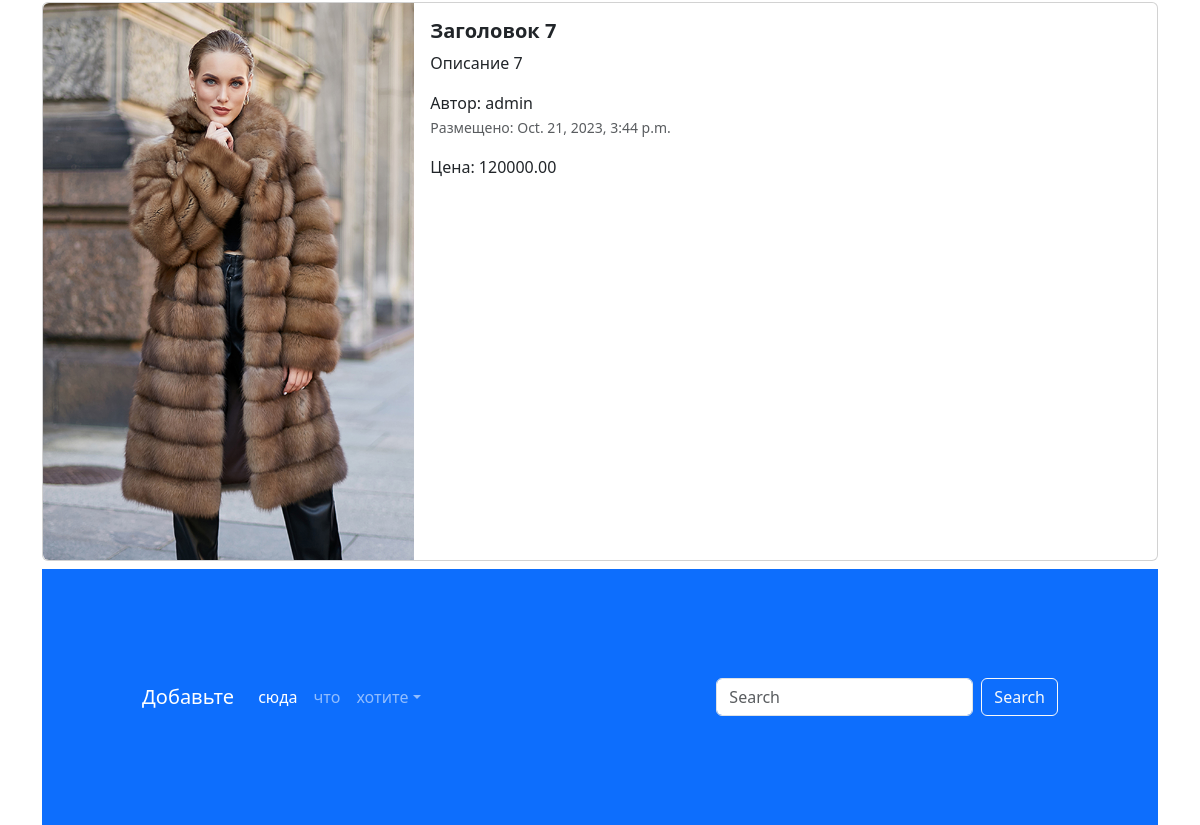
The app's page / (lower part), older data.
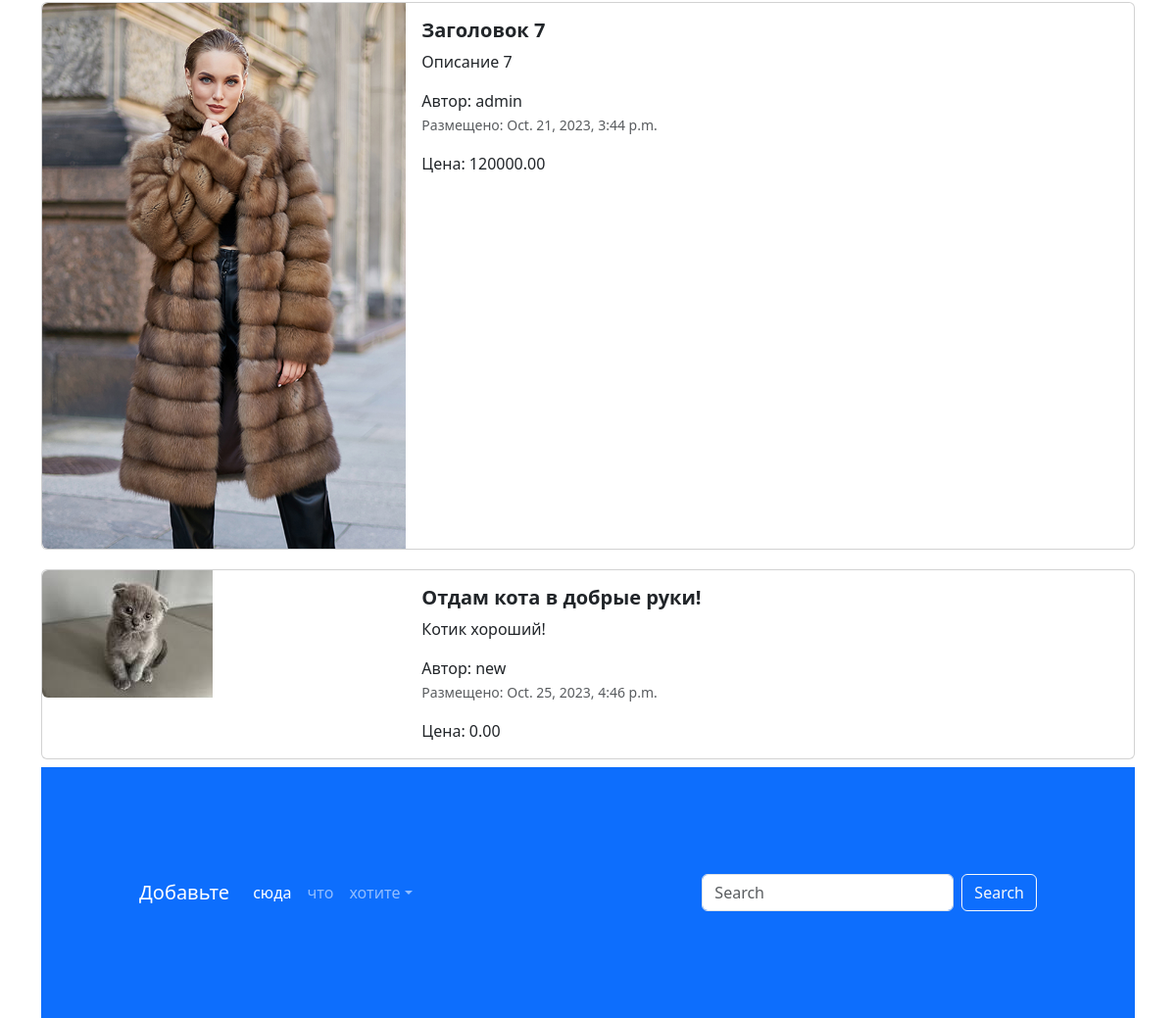
The same page, newer data.
### app_advertisement/models.py (models this page shows, shortened)
class Advertisement(models.Model):
    title = models.CharField('Заголовок', max_length=128)
    description = models.TextField('Описание')
    price = models.DecimalField('Цена', max_digits=10, decimal_places=2)
    auction = models.BooleanField('Торг', help_text='Отметьте, если торг будет уместен')
    created_at = models.DateTimeField('Дата создания', auto_now_add=True)
    updated_at = models.DateTimeField('Дата обновления', auto_now=True)
    user = models.ForeignKey(User, verbose_name='пользователь', on_delete=models.CASCADE, blank=True,null=True)
    image = models.ImageField("изображение", upload_to="advertisements/")
    def get_absolute_url(self):
        return reverse('adv_detail', kwargs={'pk' : self.pk})
    class Meta:
        db_table = 'advertisements'

### app_advertisement/views.py (the view)
# urls.py: path('', index, name = 'main_page'),
def index(request):
    title = request.GET.get('query')
    if title:
        advertisements = Advertisement.objects.filter(title__icontains=title)
    else:
        advertisements = Advertisement.objects.all()
    context = {'advertisements' : advertisements, 'title' : title }
    return render(request, 'app_advertisement/index.html', context)

### templates/app_advertisement/index.html (shortened to what this page needs)
{% extends 'base.html' %}
{% load static %}
{% block content %}
<div class="container">
  {% for adv in advertisements %}
  <div class="col">
    <div class="card mb-2" style="max-width: 1200px; margin-top: 20px;">
      <div class="row g-0">
        <div class="col-md-4">
          <a href="{{ adv.get_absolute_url }}" class="nav-link">
            <img src="{% if adv.image %} {{ adv.image.url }} {% else %} {% static 'img/adv.png' %} {% endif %}"  class="img-fluid rounded-start" alt="Card title">
          </a>
        </div>
        <div class="col-md-8">
          <div class="card-body">
            <h5 class="card-title">
              <a href="{{ adv.get_absolute_url }}" class="nav-link"><strong>{{ adv.title }}</strong></a>
            </h5>
            <a href="{{ adv.get_absolute_url }}" class="nav-link">
              <p class="card-text">
                {{ adv.description }}
              </p>
              <span>Автор: {{ adv.user }}</span>
              <p class="card-text"><small class="text-muted">Размещено: {{ adv.created_at }}</small></p>
              <span>Цена: {{ adv.price }}</span>
            </a>
          </div>
        </div>
      </div>
    </div>
    {% endfor %}
<footer style="padding: 100px;" class="bg-primary">
  <nav class="navbar navbar-expand-sm navbar-dark">
    <a class="navbar-brand" href="#">Добавьте</a>
    <div class="collapse navbar-collapse" id="collapsibleNavId">
      <ul class="navbar-nav me-auto mt-2 mt-lg-0">
        <li class="nav-item">
          <a class="nav-link active" href="#" aria-current="page">сюда</a>
        </li>
        <li class="nav-item">
          <a class="nav-link" href="#">что</a>
        </li>
        <li class="nav-item dropdown">
          <a class="nav-link dropdown-toggle" href="#" id="dropdownId" data-bs-toggle="dropdown" aria-haspopup="true"
             aria-expanded="false">хотите</a>
        </li>
      </ul>
      <form class="d-flex my-2 my-lg-0">
        <input class="form-control me-sm-2" type="text" placeholder="Search">
        <button class="btn btn-outline-light my-2 my-sm-0" type="submit">Search</button>
      </form>
    </div>
  </nav>
</footer>
{% endblock %}

### templates/base.html (shortened to what this page needs)
{% load static %}
<!DOCTYPE html>
<html lang="en">
<head>
  <link href="{% static 'css/bootstrap.min.css' %}" rel="stylesheet">
  <link rel="stylesheet" href="{% static 'css/fontello.css' %}">
</head>
<body>
{% block content %}
{% endblock %}
</body>
</html>

Row changes from the older to the newer data that the page shows:
added Advertisement: image (picture), title "Отдам кота в добрые руки!", description "Котик хороший!", user "new", created_at "Oct. 25, 2023, 4:46 p.m.", price "0.00"
